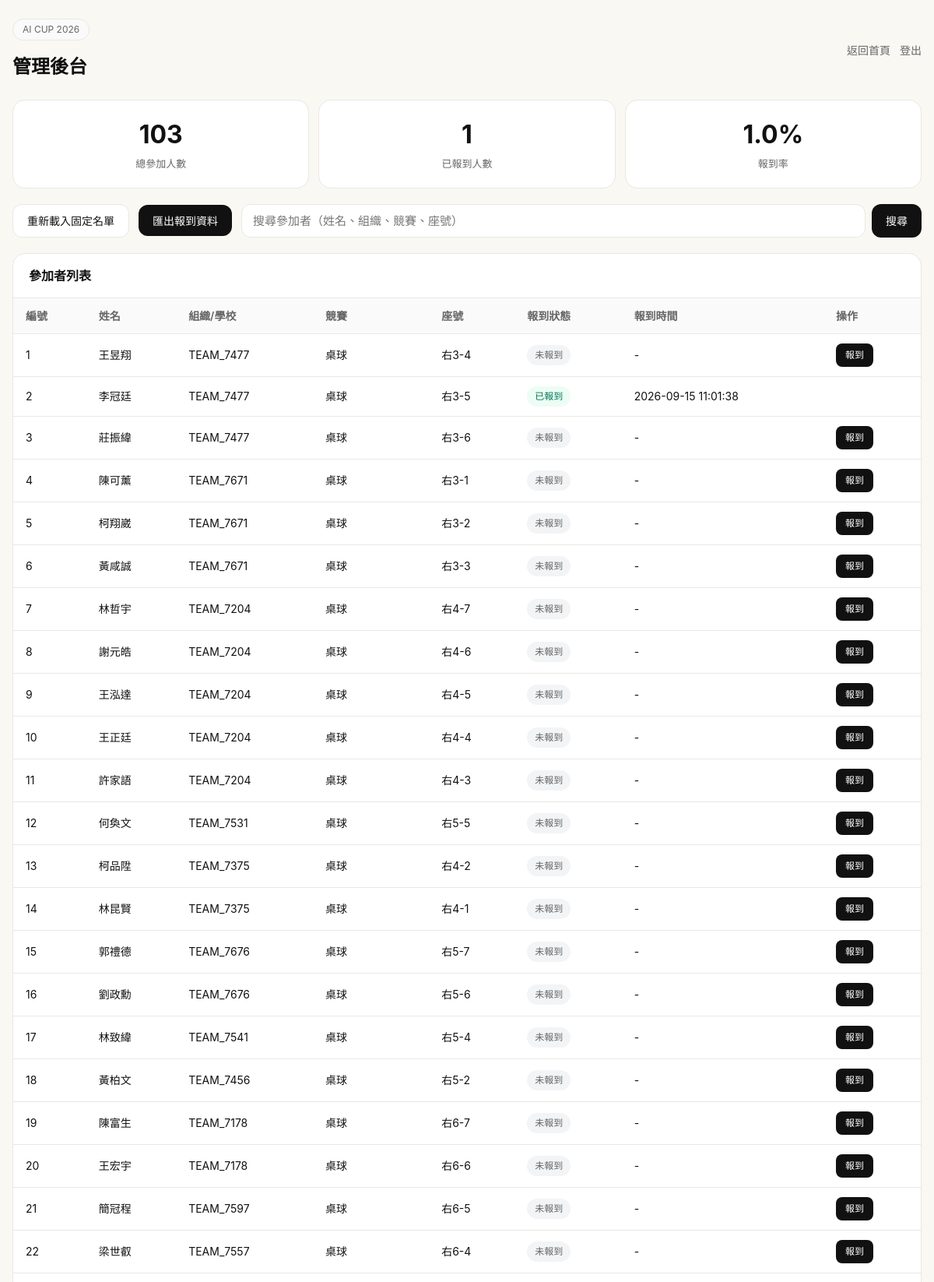
The page /admin (upper part) on the database its author committed.
### app.py (models this page shows, shortened)
class Participant(db.Model):
    id = db.Column(db.Integer, primary_key=True)
    name = db.Column(db.String(100), nullable=False)
    email = db.Column(db.String(100), nullable=True)
    phone = db.Column(db.String(20), nullable=True)
    organization = db.Column(db.String(200), nullable=True)
    competition_name = db.Column(db.String(200), nullable=True)
    seat_number = db.Column(db.String(50), nullable=True)
    created_at = db.Column(db.DateTime, default=datetime.utcnow)

class CheckinLog(db.Model):
    id = db.Column(db.Integer, primary_key=True)
    participant_id = db.Column(db.Integer, db.ForeignKey('participant.id'), nullable=False)
    checkin_time = db.Column(db.DateTime, default=datetime.utcnow)
    checkin_method = db.Column(db.String(20), default='manual')  # manual, qr, mobile
    participant = db.relationship('Participant', backref=db.backref('checkins', lazy=True))

### app.py (the view)
@app.route('/admin')
def admin():
    if request.remote_addr != '127.0.0.1' and not session.get('admin_authenticated'):
        return redirect(url_for('admin_login'))
    participants = Participant.query.all()
    total_count = len(participants)
    checked_in_count = db.session.query(CheckinLog).distinct(CheckinLog.participant_id).count()
    for participant in participants:
        participant.is_checked_in = db.session.query(CheckinLog).filter(
            CheckinLog.participant_id == participant.id
        ).first() is not None
    return render_template('admin.html',
                         participants=participants,
                         total_count=total_count,
                         checked_in_count=checked_in_count)

### app.py (called while the page is built)
def format_local_time(dt, fmt='%H:%M'):
    if not dt:
        return ''
    if dt.tzinfo is None:
        dt = dt.replace(tzinfo=timezone.utc)
    return dt.astimezone(LOCAL_TZ).strftime(fmt)

@app.template_filter('localtime')
def localtime_filter(dt, fmt='%Y-%m-%d %H:%M:%S'):
    return format_local_time(dt, fmt)

### templates/admin.html (shortened to what this page needs)
<!DOCTYPE html>
<html lang="zh-TW">
<head>
    <link rel="stylesheet" href="{{ url_for('static', filename='css/app.css') }}">
</head>
<body>
    <div class="admin-page">
        <div class="admin-header">
            <div>
                <span class="badge-pill">AI CUP 2026</span>
                <h1>管理後台</h1>
            </div>
            <div class="admin-nav">
                <a href="/">返回首頁</a>
                <a href="/admin_logout">登出</a>
            </div>
        </div>
        <div class="admin-container">
            <div class="stats-grid">
                <div class="stat-card">
                    <div class="stat-number">{{ total_count }}</div>
                    <div class="stat-label">總參加人數</div>
                </div>
                <div class="stat-card">
                    <div class="stat-number">{{ checked_in_count }}</div>
                    <div class="stat-label">已報到人數</div>
                </div>
                <div class="stat-card">
                    <div class="stat-number">
                        {% if total_count > 0 %}
                            {{ "%.1f"|format(checked_in_count / total_count * 100) }}%
                        {% else %}
                            0%
                        {% endif %}
                    </div>
                    <div class="stat-label">報到率</div>
                </div>
            </div>
            <div class="admin-toolbar">
                <a href="/import_fixed" class="btn-outline">重新載入固定名單</a>
                <button class="btn-dark" onclick="exportData()">匯出報到資料</button>
                <div class="search-wrap">
                    <input type="text" class="form-input" id="searchInput"
                           placeholder="搜尋參加者（姓名、組織、競賽、座號）">
                    <button class="btn-dark" type="button" onclick="searchParticipants()">搜尋</button>
                </div>
            </div>
            <div class="admin-card">
                <div class="admin-card-header">參加者列表</div>
                <div class="admin-card-body">
                    <div class="participants-scroll">
                        <table class="admin-table">
                            <thead>
                                <tr>
                                    <th>編號</th>
                                    <th>姓名</th>
                                    <th>組織/學校</th>
                                    <th>競賽</th>
                                    <th>座號</th>
                                    <th>報到狀態</th>
                                    <th>報到時間</th>
                                    <th>操作</th>
                                </tr>
                            </thead>
                            <tbody id="participantsTable">
                                {% for participant in participants %}
                                <tr>
                                    <td>{{ loop.index }}</td>
                                    <td>{{ participant.name }}</td>
                                    <td>{{ participant.organization or '未填寫' }}</td>
                                    <td>{{ participant.competition_name or '未填寫' }}</td>
                                    <td>{{ participant.seat_number or '未填寫' }}</td>
                                    <td>
                                        {% if participant.is_checked_in %}
                                            <span class="tag-success">已報到</span>
                                        {% else %}
                                            <span class="tag-pending">未報到</span>
                                        {% endif %}
                                    </td>
                                    <td>
                                        {% if participant.is_checked_in %}
                                            {% set checkin = participant.checkins[0] if participant.checkins else None %}
                                            {% if checkin %}
                                                {{ checkin.checkin_time|localtime }}
                                            {% else %}
                                                -
                                            {% endif %}
                                        {% else %}
                                            -
                                        {% endif %}
                                    </td>
                                    <td>
                                        {% if not participant.is_checked_in %}
                                            <a href="/manual_checkin/{{ participant.id }}"
                                               class="btn-sm-dark"
                                               onclick="return confirm('確定要為此參加者進行手動報到嗎？')">
                                                報到
                                            </a>
                                        {% endif %}
                                    </td>
                                </tr>
                                {% endfor %}
                            </tbody>
                        </table>
                    </div>
                </div>
            </div>
        </div>
    </div>
</body>
</html>

### static/css/app.css (style rules this page uses)
:root { --bg: #f9f8f3; --card: #ffffff; --text: #111111; --text-muted: #666666; --text-light: #999999; --border: #e8e8e4; --result-bg: #f3f3ed; --radius-lg: 24px; --radius-md: 12px; --shadow: 0 1px 3px rgba(0, 0, 0, 0.04); }
* { box-sizing: border-box; -webkit-tap-highlight-color: transparent; }
body { margin: 0; min-height: 100vh; background: var(--bg); color: var(--text); font-family: -apple-system, BlinkMacSystemFont, "Segoe UI", "Microsoft JhengHei", sans-serif; line-height: 1.5; }
.badge-pill { display: inline-block; padding: 4px 12px; border: 1px solid var(--border); border-radius: 999px; font-size: 12px; color: var(--text-muted); background: #fafafa; margin-bottom: 16px; }
.btn-dark { display: block; width: 100%; padding: 14px 20px; border: none; border-radius: var(--radius-md); background: var(--text); color: #fff; font-size: 15px; font-weight: 500; text-align: center; text-decoration: none; cursor: pointer; transition: opacity 0.2s; }
.btn-outline { display: block; width: 100%; padding: 14px 20px; border: 1px solid var(--border); border-radius: var(--radius-md); background: #fff; color: var(--text); font-size: 15px; font-weight: 500; text-align: center; text-decoration: none; cursor: pointer; transition: background 0.2s; }
.form-input { flex: 1; min-width: 0; padding: 12px 14px; border: 1px solid var(--border); border-radius: var(--radius-md); font-size: 15px; background: #fff; outline: none; }
.admin-page { min-height: 100vh; background: var(--bg); padding: 24px 16px 40px; }
.admin-header { max-width: 1200px; margin: 0 auto 24px; display: flex; justify-content: space-between; align-items: center; flex-wrap: wrap; gap: 12px; }
.admin-header h1 { margin: 0; font-size: 24px; font-weight: 700; }
.admin-nav { display: flex; gap: 12px; }
.admin-nav a { color: var(--text-muted); font-size: 14px; text-decoration: none; }
.admin-container { max-width: 1200px; margin: 0 auto; }
.stats-grid { display: grid; grid-template-columns: repeat(auto-fit, minmax(160px, 1fr)); gap: 12px; margin-bottom: 20px; }
.stat-card { background: var(--card); border: 1px solid var(--border); border-radius: 16px; padding: 20px; text-align: center; }
.stat-number { font-size: 32px; font-weight: 700; margin-bottom: 4px; }
.stat-label { font-size: 13px; color: var(--text-muted); }
.admin-toolbar { display: flex; flex-wrap: wrap; gap: 12px; margin-bottom: 20px; align-items: center; }
.admin-toolbar .btn-dark, .admin-toolbar .btn-outline { width: auto; padding: 10px 18px; font-size: 14px; }
.search-wrap { flex: 1; min-width: 200px; display: flex; gap: 8px; }
.search-wrap .form-input { flex: 1; }
.admin-card { background: var(--card); border: 1px solid var(--border); border-radius: 16px; overflow: hidden; }
.admin-card-header { padding: 16px 20px; border-bottom: 1px solid var(--border); font-weight: 600; }
.admin-card-body { padding: 0; }
.participants-scroll { max-height: 70vh; overflow-y: auto; }
.admin-table { width: 100%; border-collapse: collapse; font-size: 14px; }
.admin-table th { position: sticky; top: 0; background: #fafafa; padding: 12px 16px; text-align: left; font-weight: 600; color: var(--text-muted); border-bottom: 1px solid var(--border); white-space: nowrap; }
.admin-table td { padding: 12px 16px; border-bottom: 1px solid var(--border); vertical-align: middle; }
.tag-success { display: inline-block; padding: 4px 10px; border-radius: 999px; background: #ecfdf5; color: #047857; font-size: 12px; }
.tag-pending { display: inline-block; padding: 4px 10px; border-radius: 999px; background: #f3f4f6; color: var(--text-muted); font-size: 12px; }
.btn-sm-dark { display: inline-block; padding: 6px 12px; border: none; border-radius: 8px; background: var(--text); color: #fff; font-size: 12px; text-decoration: none; cursor: pointer; }

### rows shown on the page
Participant: name "王昱翔", organization "TEAM_7477", competition_name "桌球", seat_number "右3-4", shows "未報到"
Participant: name "李冠廷", organization "TEAM_7477", competition_name "桌球", seat_number "右3-5", shows "已報到"
CheckinLog: checkin_time "2026-09-15 11:01:38"
Participant: name "莊振緯", organization "TEAM_7477", competition_name "桌球", seat_number "右3-6", shows "未報到"
Participant: name "陳可薰", organization "TEAM_7671", competition_name "桌球", seat_number "右3-1", shows "未報到"
Participant: name "柯翔崴", organization "TEAM_7671", competition_name "桌球", seat_number "右3-2", shows "未報到"
Participant: name "黃咸誠", organization "TEAM_7671", competition_name "桌球", seat_number "右3-3", shows "未報到"
Participant: name "林哲宇", organization "TEAM_7204", competition_name "桌球", seat_number "右4-7", shows "未報到"
Participant: name "謝元皓", organization "TEAM_7204", competition_name "桌球", seat_number "右4-6", shows "未報到"
Participant: name "王泓達", organization "TEAM_7204", competition_name "桌球", seat_number "右4-5", shows "未報到"
Participant: name "王正廷", organization "TEAM_7204", competition_name "桌球", seat_number "右4-4", shows "未報到"
Participant: name "許家語", organization "TEAM_7204", competition_name "桌球", seat_number "右4-3", shows "未報到"
Participant: name "何奐文", organization "TEAM_7531", competition_name "桌球", seat_number "右5-5", shows "未報到"
Participant: name "柯品陞", organization "TEAM_7375", competition_name "桌球", seat_number "右4-2", shows "未報到"
Participant: name "林昆賢", organization "TEAM_7375", competition_name "桌球", seat_number "右4-1", shows "未報到"
Participant: name "郭禮德", organization "TEAM_7676", competition_name "桌球", seat_number "右5-7", shows "未報到"
Participant: name "劉政勳", organization "TEAM_7676", competition_name "桌球", seat_number "右5-6", shows "未報到"
Participant: name "林致緯", organization "TEAM_7541", competition_name "桌球", seat_number "右5-4", shows "未報到"
Participant: name "黃柏文", organization "TEAM_7456", competition_name "桌球", seat_number "右5-2", shows "未報到"
Participant: name "陳富生", organization "TEAM_7178", competition_name "桌球", seat_number "右6-7", shows "未報到"
Participant: name "王宏宇", organization "TEAM_7178", competition_name "桌球", seat_number "右6-6", shows "未報到"
Participant: name "簡冠程", organization "TEAM_7597", competition_name "桌球", seat_number "右6-5", shows "未報到"
Participant: name "梁世叡", organization "TEAM_7557", competition_name "桌球", seat_number "右6-4", shows "未報到"

### other values the page prints
{{ total_count }} "103"
{{ checked_in_count }} "1"
{{ "%.1f"|format(checked_in_count / total_count * 100) }} "1.0"
